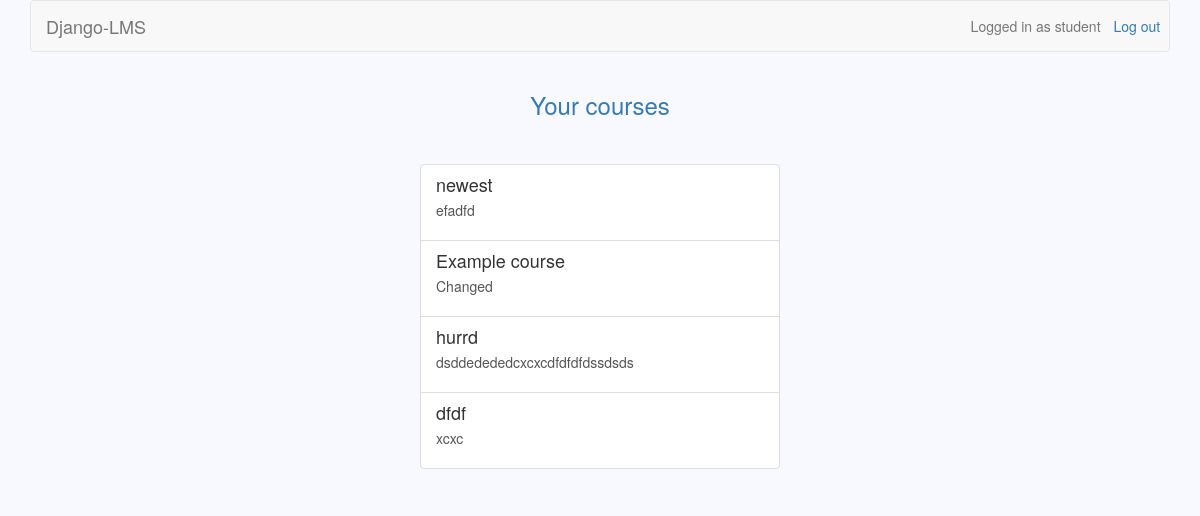
The app's page /courses/s (signed in), older data.
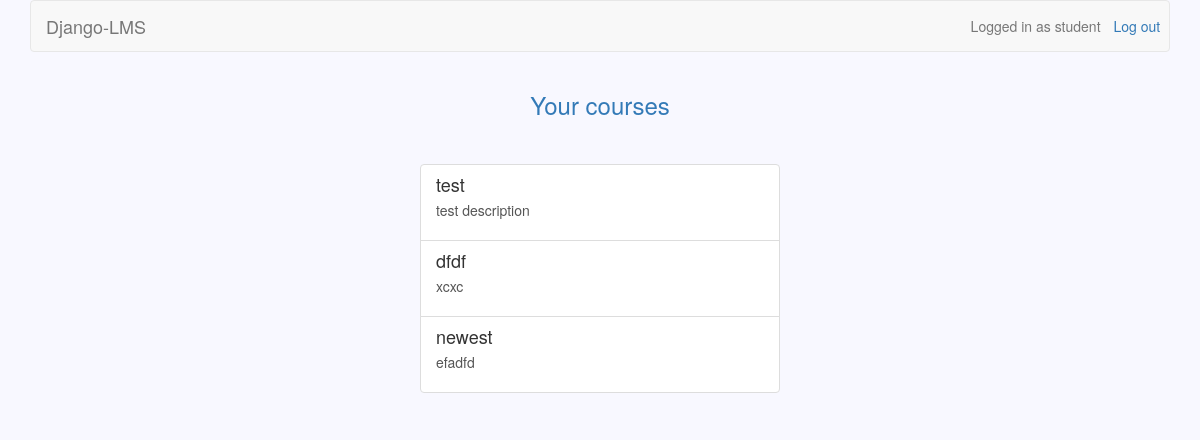
The same page, newer data.
### courses/models.py (models this page shows)
class Course(models.Model):
	owner = models.CharField(max_length=30)
	name = models.CharField(max_length=30)
	description = models.TextField(blank=True)
	updated = models.DateTimeField(auto_now=True)
	participants = models.ManyToManyField(settings.AUTH_USER_MODEL, blank=True, through='Participation')

### courses/views.py (the view)
@user_passes_test(student_check)
def student_page(request):
	participants = list(Participation.objects.filter(user=request.user.id))
	courses_unflattened = list()
	for participant in participants:
		courses_unflattened.append(list(Course.objects.filter(id=participant.course.id)))
	courses = list(chain.from_iterable(courses_unflattened))
	courses.sort(key=lambda x: x.updated, reverse=True)
	return render(request, 'student_page.html', {'courses': courses})

### courses/views.py (called while the page is built)
def student_check(user):
    return not user.is_teacher

### courses/templates/student_page.html
{% extends 'base.html' %}
{% block header_text %}
	{% if messages %}
	    {% for message in messages %}
	    	{{ message }}
	    {% endfor %}
	{% else %}
		Your courses
	{% endif %}
{% endblock %}
{% block dashboard %}
	{% for course in courses %}
		<a class="list-group-item" href="{% url 'view_course' course.id %}">
			<h4 class="list-group-item-heading">{{ course.name }}</h4>
			<p class="list-group-item-description">{{ course.description }}</p>
		</a>
	{% endfor %}
{% endblock %}

Row changes from the older to the newer data that the page shows:
removed Course: name "Example course", description "Changed"
removed Course: name "hurrd", description "dsddedededcxcxcdfdfdfdssdsds"
added Course: name "test", description "test description"
changed Course "dfdf": moves up the list
